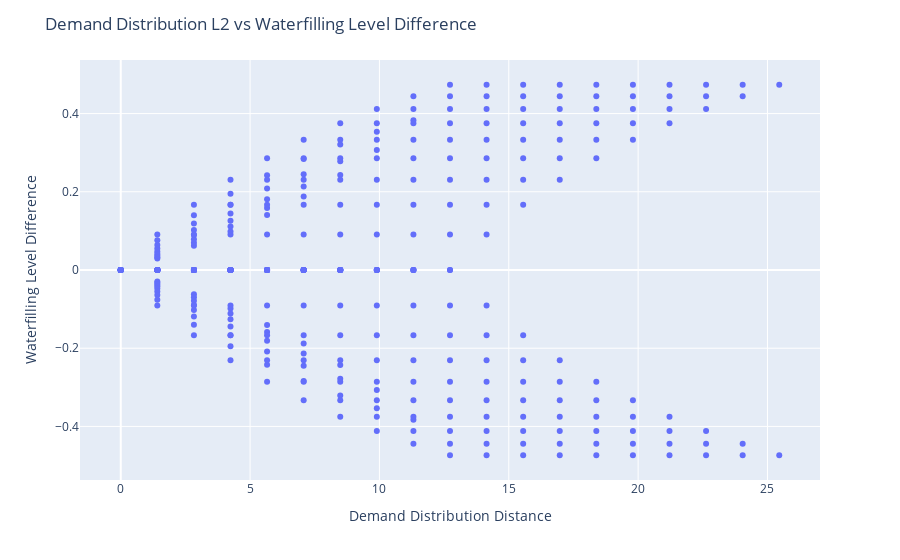

The cell this chart's notebook holds for it:
### Code cell
demand_distance = []
waterfill_distance = []
for i in range(n-1):
    for j in range(n-1):
        demand_distance.append(dist(distribution_list[i], distribution_list[j]))
        waterfill_distance.append(value_list[i]-value_list[j])
fig = px.scatter(x=demand_distance, y=waterfill_distance)
fig.update_layout(
    title="Demand Distribution L2 vs Waterfilling Level Difference",
    xaxis_title="Demand Distribution Distance",
    yaxis_title="Waterfilling Level Difference")
fig.show()

### Figure 1 — Plotly figure (JSON) as saved in the notebook; plotly's stock layout.template omitted (floating-point values rounded to 4 significant figures; data arrays with more than 128 entries replaced by an {"elided": "..."} marker saying what was removed)
{"data": [{"hovertemplate": "x=%{x}<br>y=%{y}<extra></extra>", "legendgroup": "", "marker": {"color": "#636efa", "symbol": "circle"}, "mode": "markers", "name": "", "showlegend": false, "type": "scatter", "x": {"elided": "361 float values"}, "xaxis": "x", "y": {"elided": "361 float values"}, "yaxis": "y"}], "layout": {"legend": {"tracegroupgap": 0}, "margin": {"t": 60}, "title": {"text": "Demand Distribution L2 vs Waterfilling Level Difference"}, "xaxis": {"anchor": "y", "domain": [0, 1], "title": {"text": "Demand Distribution Distance"}}, "yaxis": {"anchor": "x", "domain": [0, 1], "title": {"text": "Waterfilling Level Difference"}}}}
